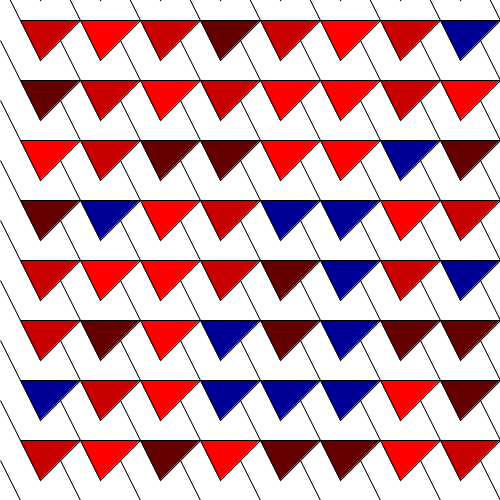
Frame 1 (no input)
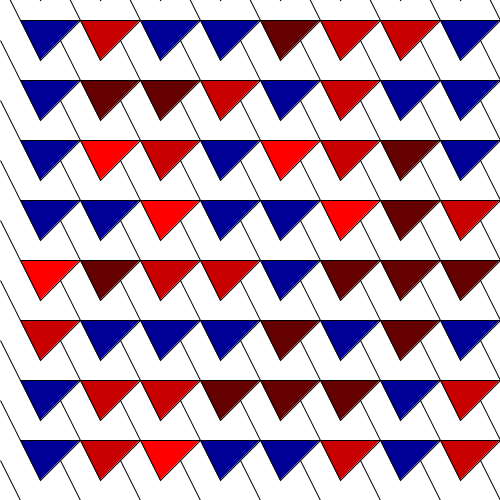
Frame 60 (the mouse pressed at the canvas centre just before this capture)
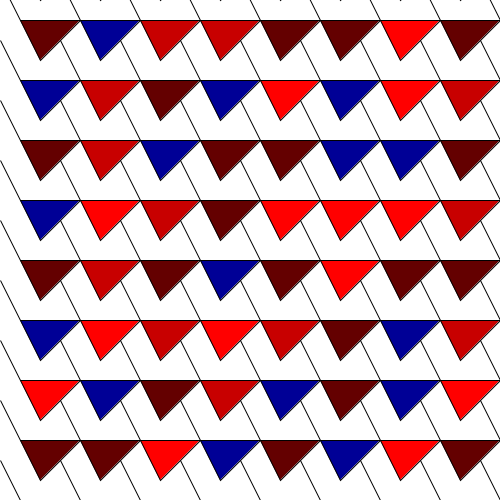
Frame 120 (the mouse held since frame 60 and released just before this capture)

The Processing sketch that drew these frames (run headless with seeded random() and noise(); from frame 60 on, the mouse is pressed at the canvas centre):

// Processing sketch: PaletaDeColores_Ayudantia
// ── PaletaDeColores_Ayudantia.pde
int selectColor;
color [] colores = new color [4];

void setup() {
  size(500, 500);

  colores[0] = color(255, 0, 0);
  colores[1] = color(200, 0, 0);
  colores[2] = color(0, 0, 150);
  colores[3] = color(100, 0, 0);

  // Hace que el draw se reprodusca 5 cuadros x seg en vez de 60
  frameRate(5);

  rectMode(CENTER);
}

void draw() {
  background(255);

  for (int i = 0; i < 10; i++ ) {
    for (int j = 0; j<10; j++) {

      selectColor = color(colores[(int)random(0, 4)]);
      fill(selectColor);
      dib2(i*60, j*60, 80);
    }
  }
}

void dib1(int posX, int posY, int tam) {
  triangle(posX, posY-tam/2, posX-tam/2, posY+tam/2, posX+tam/2, posY+tam/2);  
}
//tam = 40
void dib2 (int posX, int posY, int tam) {
  quad(posX+tam/2, posY, posX+tam, posY-tam/2, posX+tam/4, posY-tam/2, posX, posY-tam);
  
}
